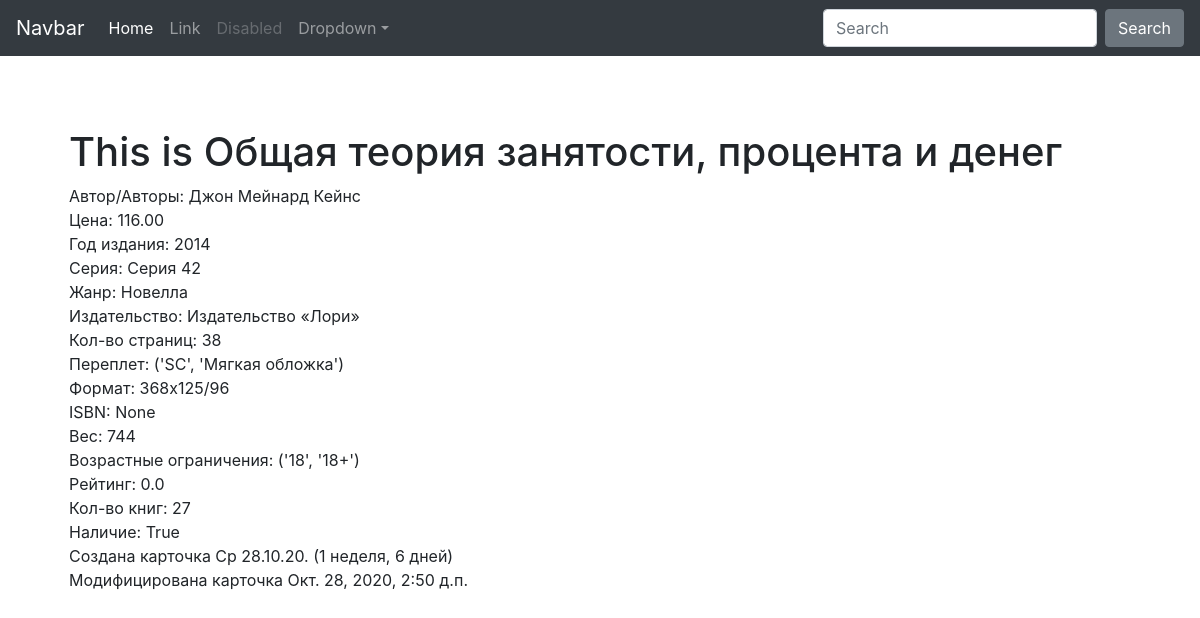
The app's page /book/292/, older data.
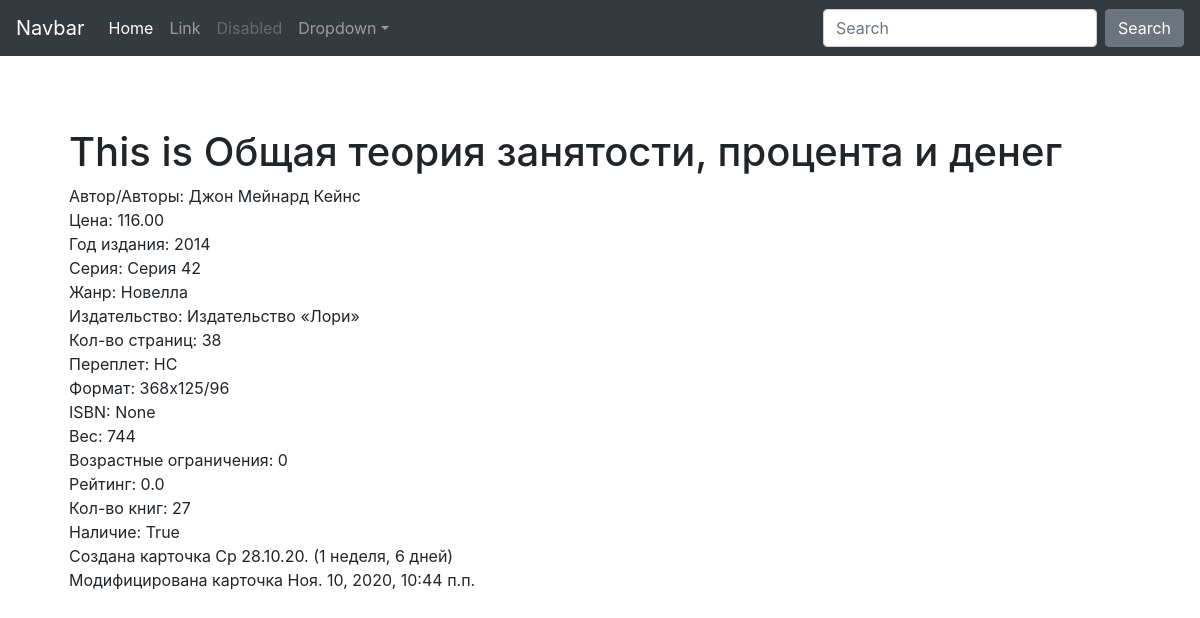
The same page, newer data.
### book/models.py (models this page shows, shortened)
class Book(models.Model):
    name = models.CharField(
        "Название Книги",
        max_length=100,
        blank=False,
        null=False
    )
    photo = models.ImageField(
        verbose_name='Фото обложки',
        upload_to='media/',
        height_field=100,
        width_field=100,
        blank=True,
        null=True
    )
    @property
    def author_names(self) -> str:
        return ', '.join(str(author) for author in self.authors.all())
    authors = models.ManyToManyField(
        'handbook.Author',
        verbose_name='Автор/Авторы книги'
    )
    price = models.DecimalField(
        verbose_name='Цена (BYN)',
        default=0,
        max_digits=10,
        decimal_places=2
    )
    year = models.IntegerField(
        verbose_name='Год издания',
        validators=[MaxValueValidator(3000), MinValueValidator(0)]
    )
    seria = models.ForeignKey(
        'handbook.BookSeria',
        verbose_name='Серия книги',
        on_delete=models.PROTECT
    )
    @property
    def genre_names(self) -> str:
        return ', '.join(str(genre) for genre in self.genres.all())
    genres = models.ManyToManyField(
        'handbook.BookGenre',
        verbose_name='Жанр/Жанры книги'
    )
    publishing = models.ForeignKey(
        'handbook.PublishingHouse',
        verbose_name='Издательство',
        on_delete=models.PROTECT
    )
    pages = models.IntegerField(
        verbose_name='Кол-во страницы',
        validators=[MinValueValidator(1)]
    )
    cover = models.CharField(
        verbose_name='Переплёт',
        max_length=2,
        choices=TypeCover.choices,
        default=TypeCover.HARDCOVER,
    )
    size = models.CharField(
        verbose_name='Формат',
        max_length=50,
        validators=[RegexValidator(
            regex=r'\d{2,3}x\d{2,3}/\d{2,3}',
            message='Формат: 120x80/32'
        )],
        blank=True,
        null=True
    )
    isbn = models.CharField(
        verbose_name='ISBN',
        max_length=17,
        blank=True,
        null=True
    )
    weight = models.IntegerField(
        verbose_name='Вес (гр.)',
        blank=True,
        null=True
    )
    restrictions = models.CharField(
        verbose_name='Возрастные ограничения',
        max_length=3,
        choices=AgeRestictions.choices,
        default=AgeRestictions.ZERO
    )
    book_amount = models.IntegerField(
        verbose_name='Количество книг в наличии',
        validators=[MinValueValidator(0)]
    )
    created_at = models.DateTimeField(
        editable=False,
        auto_now_add=True
    )
    modified_at = models.DateTimeField(
        editable=False,
        auto_now=True
    )
    available = models.BooleanField(
        editable=False,
        default=True
    )
    rating = models.FloatField(
        verbose_name='Рейтинг',
        validators=[MinValueValidator(0), MaxValueValidator(10)],
        default=0
    )

### handbook/models.py (models this page shows)
class Author(models.Model):  # Авторы книги (может содержать несколько авторов.
    name = models.CharField(
        'Автор книги',
        max_length=50
    )
    description = models.TextField(
        'Автор книги из справочника',
        blank=True,
        null=True
    )
    def __str__(self):
        return self.name

class BookSeria(models.Model):  # Серия
    name = models.CharField(
        'Серия книг',
        max_length=40
    )
    description = models.TextField(
        'Описание серии книг',
        blank=True,
        null=True
    )
    def __str__(self):
        return self.name

class BookGenre(models.Model):  # Жанры (один или несколько жанров
    name = models.CharField(
        'Жанр книги',
        max_length=40
    )
    description = models.TextField(
        'Описание жанра',
        blank=True,
        null=True
    )
    def __str__(self):
        return self.name

class PublishingHouse(models.Model):  # Издательство
    name = models.CharField(
        'Издательство',
        max_length=40
    )
    def __str__(self):
        return self.name

### handbook/views.py (the view)
# urls.py: path('book/<int:pk>/', views.ShowBookView.as_view(), name='book_view'),
class ShowBookView(DetailView):
    template_name = 'handbook/book.html'
    model = Book

### handbook/templates/handbook/book.html (shortened to what this page needs)
{% load static %}
{% load crispy_forms_tags %}
<!doctype html>
<html lang="en">
  <head>
    <link rel="stylesheet" href="https://cdn.jsdelivr.net/npm/bootstrap@4.5.3/dist/css/bootstrap.min.css">
    <link href="{% static "starter-template.css" %}" rel="stylesheet">
  </head>
  <body>
    <nav class="navbar navbar-expand-md navbar-dark bg-dark fixed-top">
        <a class="navbar-brand" href="#">Navbar</a>
        <div class="collapse navbar-collapse" id="navbarsExampleDefault">
          <ul class="navbar-nav mr-auto">
            <li class="nav-item active">
              <a class="nav-link" href="#">Home <span class="sr-only">(current)</span></a>
            </li>
            <li class="nav-item">
              <a class="nav-link" href="#">Link</a>
            </li>
            <li class="nav-item">
              <a class="nav-link disabled" href="#" tabindex="-1" aria-disabled="true">Disabled</a>
            </li>
            <li class="nav-item dropdown">
              <a class="nav-link dropdown-toggle" href="#" id="dropdown01" data-toggle="dropdown" aria-haspopup="true" aria-expanded="false">Dropdown</a>
            </li>
          </ul>
          <form class="form-inline my-2 my-lg-0">
            <input class="form-control mr-sm-2" type="text" placeholder="Search" aria-label="Search">
            <button class="btn btn-secondary my-2 my-sm-0" type="submit">Search</button>
          </form>
        </div>
      </nav>
      <main role="main" class="container">
        <div class="starter-template">
            <h1>This is {{book.name}}</h1>
            Автор/Авторы: {{ book.author_names }}<br>
            Цена: {{book.price}}<br>
            Год издания: {{book.year}}<br>
            Серия: {{book.seria}}<br>
            Жанр: {{ book.genre_names }}<br>
            Издательство: {{book.publishing}}<br>
            Кол-во страниц: {{book.pages}}<br>
            Переплет: {{book.cover}}<br>
            Формат: {{book.size}}<br>
            ISBN: {{book.isbn}}<br>
            Вес: {{book.weight}}<br>
            Возрастные ограничения: {{ book.restrictions }}<br>
            Рейтинг: {{book.rating}}<br>
            Кол-во книг: {{book.book_amount}}<br>
            Наличие: {{book.available}}<br>
            Создана карточка {{book.created_at|date:"D d.m.y."}} ({{book.created_at|timesince}})<br>
            Модифицирована карточка {{book.modified_at}}<br>
        </div>
  </body>
</html>

Row changes from the older to the newer data that the page shows:
changed Book "Общая теория занятости, процента и денег": cover "('SC', 'Мягкая обложка')" → "HC"; restrictions "('18', '18+')" → "0"; modified_at "Окт. 28, 2020, 2:50 д.п." → "Ноя. 10, 2020, 10:44 п.п."
